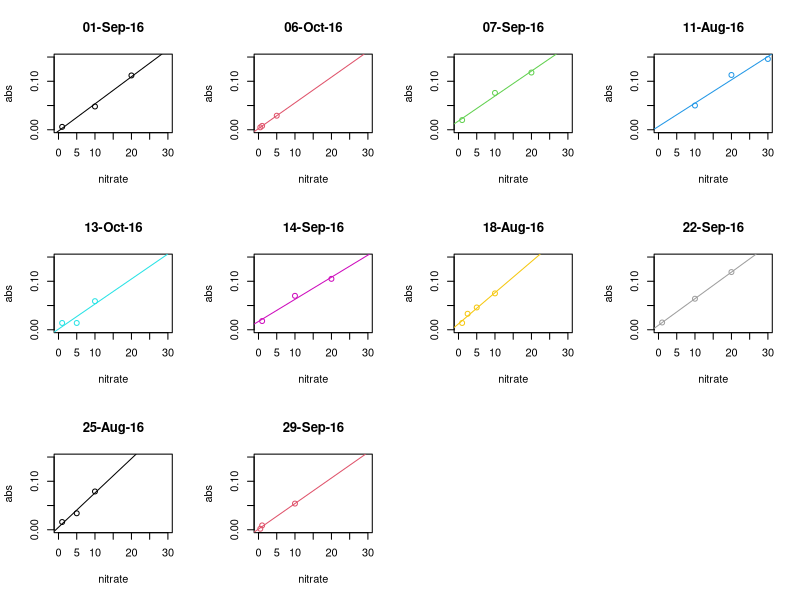
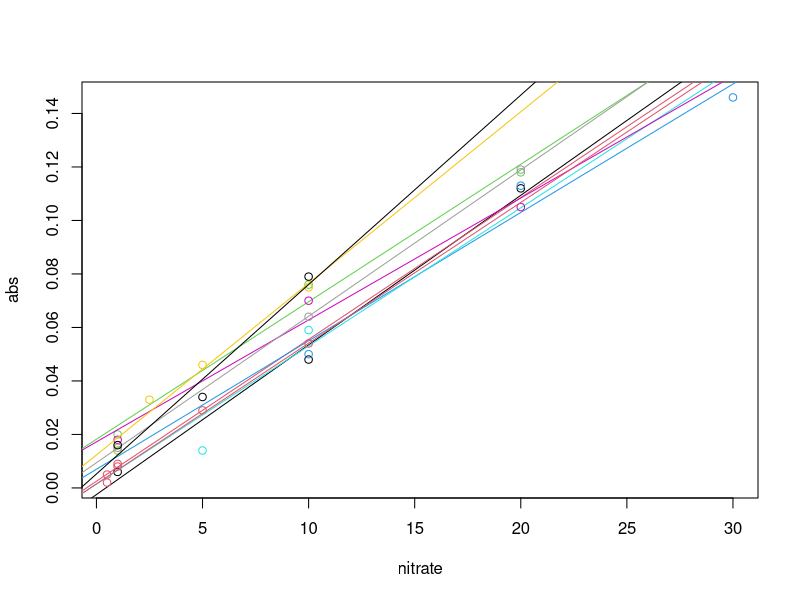
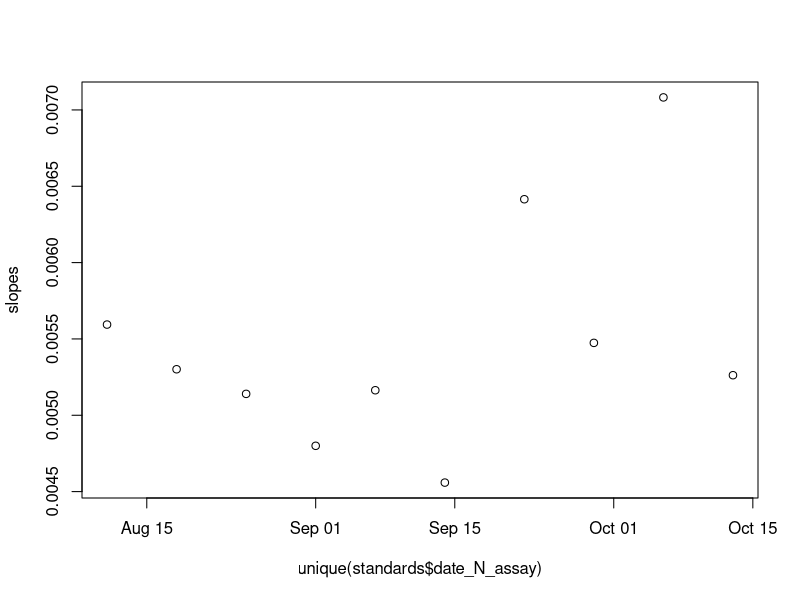
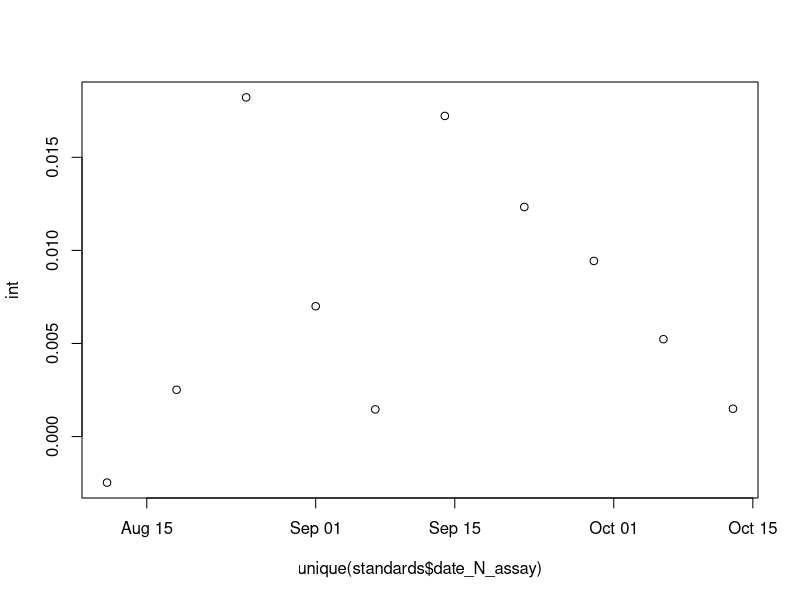

Write R code to recreate these figures, in order. (Note: this script raises an error after producing the figures.)
### using N standards from each date to determine N concentration #

library(lubridate)
library(dplyr)
nitratedata <- read.csv("./data/nitrate_data/r-star_Nitrate_data_161011.csv") ## find out the names of all the files in data-summary, use full.names to get the relative path for each file

head(nitratedata)

standards<-subset(nitratedata, nitratedata$species=="Standard")[,c(1,2,5,8,9)]

standards

#make a standard curve for each data
standards$date_N_assay<-as.factor(standards$date_N_assay)
par(mfrow=c(3,4))
for (i in 1:length(levels(standards$date_N_assay))){
  stan<-subset(standards, standards$date_N_assay==levels(standards$date_N_assay)[i])
  with(stan, plot(abs~nitrate, main=date_N_assay[1], col=i, ylim=c(0, 0.15), xlim=c(0, 30)))
  mod<-lm(abs~nitrate, data=stan)
  abline(mod, col=i)
}

#See what occurs when plots overlap
par(mfrow=c(1,1))
standards$date_N_assay<-as.factor(standards$date_N_assay)
slopes<-rep("NA", length=length(levels(standards$date_N_assay)))
int<-rep("NA", length=length(levels(standards$date_N_assay)))
with(standards, plot(abs~nitrate, type="n"))
for (i in 1:length(levels(standards$date_N_assay))){
  stan<-subset(standards, standards$date_N_assay==levels(standards$date_N_assay)[i])
  with(stan, points(abs~nitrate, main=date_N_assay[1], col=i))
  mod<-lm(abs~nitrate, data=stan)
  #clip(min(stan$nitrate)*0.8, max(stan$nitrate)*1.1, min(stan$abs)*0.8, max(stan$abs)*1.1)
  abline(mod, col=i)
  slopes[i]<-coef(mod)[2]
  int[i]<-coef(mod)[1]
}


#plot slopes against date to see pattern in drift
#make date and time into readable time
str(standards)
standards$date_N_assay<-dmy(standards$date_N_assay)
str(standards)

plot(slopes~unique(standards$date_N_assay))
plot(int~unique(standards$date_N_assay))

#don't see a pattern, but I think the slope also changes with the range of Ns assayed.

#apply standard curve to absorbance data from each time point
standards$date_N_assay<-as.factor(standards$date_N_assay)#make date a factor again
nitratesamples<-subset(nitratedata, nitratedata$species!="Standard")
nitratesamples$date_N_assay<-dmy(nitratesamples$date_N_assay)
nitratesamples$date_N_assay<-as.factor(nitratesamples$date_N_assay)

for(i in 1:length(levels(standards$date_N_assay))){
  Nset<-subset(nitratesamples, nitratesamples$date_N_assay==levels(standards$date_N_assay)[i])
  stan<-subset(standards, standards$date_N_assay==levels(standards$date_N_assay)[i])
  mod<-lm(nitrate~abs, data=stan) #make regression through stand curve data
  Nset$nitrate<-predict(mod, Nset)
  nitratesamples<-rbind(nitratesamples, Nset)
}

nitratesamples<-filter(nitratesamples, !is.na(nitratesamples$nitrate))

#### Step 4: write out the df to a csv ####
write.csv(nitratesamples, "data-processed/nitratesamples.csv")

